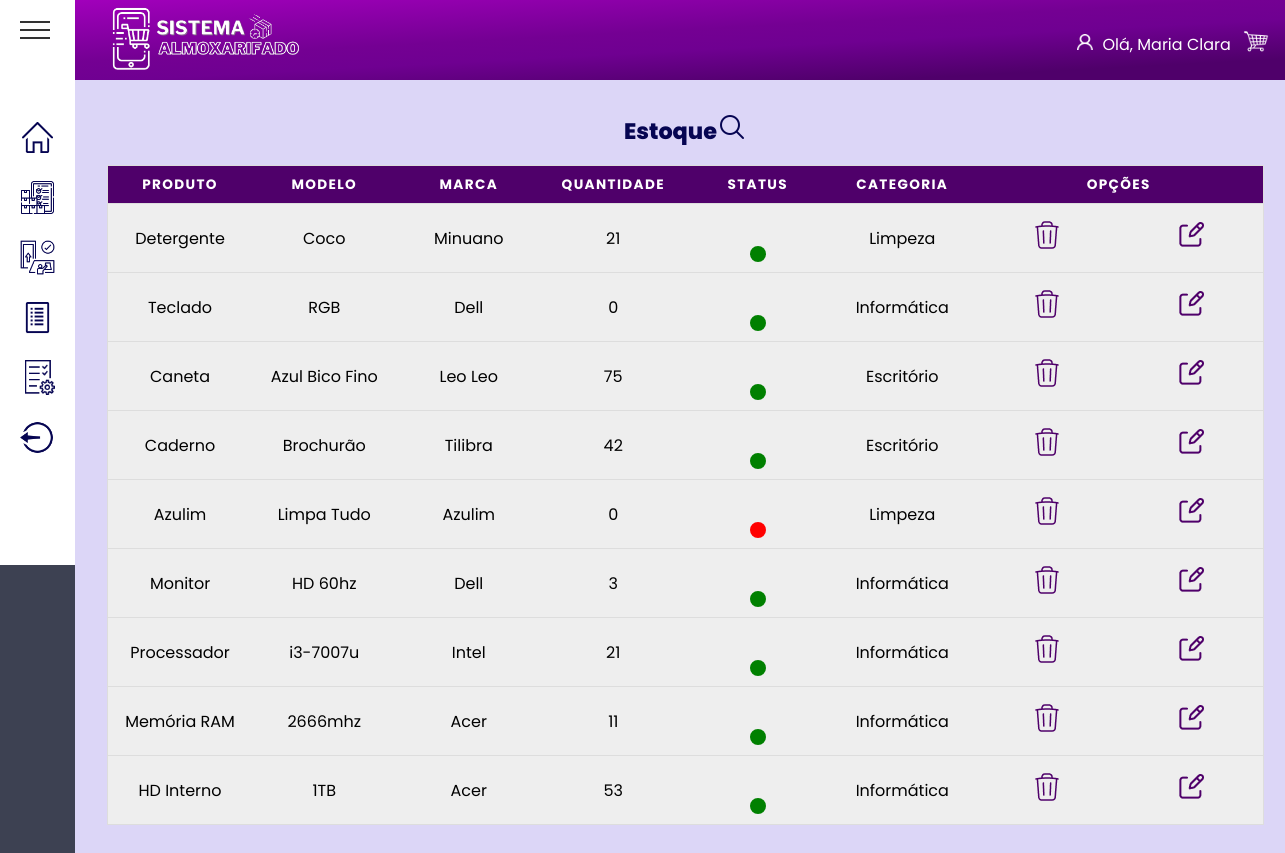
Page /View/Pages/Admin/estoque.php (signed in) on the committed database.
### tables this page shows
create table produtoteste(
  nome_prod varchar (50),
  quantDisp integer,  
  id_categoria integer not null,
  id_disponibilidade integer not null,
  datacaworptura date,
  hora_cadastro TIMESTAMP DEFAULT CURRENT_TIMESTAMP,
  id_marca integer not null,  
  modeloProduto varchar(50),  
  precoProduto double,
  
  id_prod integer auto_increment primary key,
  
  foreign key (id_categoria) references categorias (id_categoria),
  foreign key (id_disponibilidade) references disponibilidade (id_disponibilidade)
);

create table marca(
  id_marca integer auto_increment key,
  descricao varchar(30)
);

create table categorias(
  id_categoria integer auto_increment key,
  descricao varchar(30)
);

### View/Pages/Admin/estoque.php (the view, shortened to what this page needs)
<?php
    include_once dirname(__DIR__, 3) . '/banco.php';
?>
<!DOCTYPE html>
<html lang="pt-BR">
<head>
    <link rel="stylesheet" href="/final_php/assets/template.css">
    <link rel="stylesheet" href="/final_php/assets/global.css">
    <link rel="stylesheet" href="/final_php/assets/estoque.css">
</head>
<body>
    <?php include dirname(__DIR__, 3) . "/template/header.php"; ?>
    <?php include dirname(__DIR__, 3) . "/template/aside.php"; ?>
    <main class="main">
        <div class="container">
            <table>
                <div class="title-box">
                    <h1 class="title"> Estoque</h1>
                    <span class='search'>
                        <a href="./pesquisaItem.php">
                            <img src="/final_php/assets/images/iconSearch.png" class="searchIcon">
                        </a>
                    </span>
                </div>
                <thead>
                    <tr>
                        <th scope="col">Produto</th>
                        <th scope="col">Modelo</th>
                        <th scope="col">Marca</th>
                        <th scope="col">Quantidade</th>
                        <th scope="col">Status</th>
                        <th scope="col">Categoria</th>
                        <th colspan="2"> Opções</th>
                    </tr>
                </thead>
                <tbody>
                    <?php
                    $sql_consulta = mysqli_query($conn, "SELECT * FROM produtoteste");
                    while ($linhas = mysqli_fetch_array($sql_consulta)) { ?>
                    <tr class="tr">
                        <td data-label="Produto"><?= $linhas[0] ?></td>
                        <td data-label="Modelo"><?= $linhas[7] ?></td>
                        <td data-label="Categoria">
                            <?php
                                $consulta_marca = mysqli_query($conn, "SELECT * FROM marca WHERE id_marca = '$linhas[6]'");
                                while ($categoria = mysqli_fetch_array($consulta_marca)) {
                                    echo $categoria['descricao'];
                            }
                            ?>
                        </td>
                        <td data-label="Quantidade"><?= $linhas[1] ?></td>
                        <td data-label="Status" class="status">
                            <?php
                            switch($linhas[3]) {
                                case 1:
                                    echo "<div class='radius statusGreen'></div>";
                                    break;
                                case 2:
                                    echo "<div class='radius statusRed'></div>";
                                    break;
                            }
                        ?>
                        </td>
                        <td data-label="Categoria">
                            <?php
                            $consulta_categoria = mysqli_query($conn, "SELECT * FROM categorias WHERE id_categoria = '$linhas[2]'");
                            while ($categoria = mysqli_fetch_array($consulta_categoria)) {
                                echo $categoria['descricao'];
                            }
                        ?>
                        </td>
                        <td data-label="Ação">
                            <form method="POST" action="atualizarEstoque.php?id_prod=<?= $linhas['id_prod'] ?>">
                                <img src="/final_php/assets/images/iconDelete.png" alt="icone excluir"
                                    onclick="return confirm('Deseja remover esse produto do estoque?')">
                            </form>
                        </td>
                        <td>
                            <a href="./estoqueAtualizar.php?id_prod=<?= $linhas['id_prod'] ?>">
                                <img src="/final_php/assets/images/iconEdit.png">
                            </a>
                        </td>
                    </tr>
                    <?php } ?>
                </tbody>
            </table>
    </main>
</body>
</html>

### template/header.php (shortened to what this page needs)
<header>
  <a href="/home">
    <img src="/final_php/assets/images/logo.png" alt="" />
  </a>
  <div class="details">
    <img class="iconUser" src="/final_php/assets/images/iconUser.png" alt="">
    <p style='color: white;'>Olá, <?php echo $_SESSION['username']?></p>
    <a href="/final_php/carrinho.php">
      <img class="iconCar" src="/final_php/assets/images/carrinho.png" alt="">
    </a>
  </div>
</header>

### template/aside.php (shortened to what this page needs)
<aside>
    <div class="content-aside">
        <div class="navigation">
            <div class="menu-toggle"></div>
            <ul class="list">
                <li class="list-item">
                    <a href="/final_php/View/Pages/Admin/homeAdmin.php">
                        <span class="icon">
                            <img class="iconHome" src="/final_php/assets/images/iconHome.png" alt="">
                        </span>
                        <div class="tooltip">
                        </div>
                    </a>
                </li>
                <li class="list-item">
                    <a href="/final_php/View/Pages/Admin/estoque.php">
                        <span class="icon">
                            <img class="iconInventory" src="/final_php/assets/images/iconInventory.png" alt="">
                        </span>
                        <div class="tooltip">
                        </div>
                    </a>
                </li>
                <li class="list-item">
                    <a href="/final_php/View/Pages/Admin/cadastro.php">
                        <span class="icon">
                            <img class="iconInventory" src="/final_php/assets/images/iconRegister.png" alt="">
                        </span>
                        <div class="tooltip">
                        </div>
                    </a>
                </li>
                <li class="list-item">
                    <a href="/final_php/View/Pages/Admin/listas.php">
                        <span class="icon">
                            <img class="iconInventory" src="/final_php/assets/images/iconList.png" alt="">
                        </span>
                        <div class="tooltip">
                        </div>
                    </a>
                </li>
                <li class="list-item">
                    <a href="/final_php/View/Pages/Admin/requisicoes.php">
                        <span class="icon">
                            <img class="iconInventory" src="/final_php/assets/images/iconRequirements.png" alt="">
                        </span>
                        <div class="tooltip">
                        </div>
                    </a>
                </li>
                <li class="list-item">
                    <a href="/final_php/index.html">
                        <span class="icon">
                            <img class="iconInventory" src="/final_php/assets/images/iconLogout.png" alt="">
                        </span>
                    </a>
                </li>
            </ul>
        </div>
    </div>
</aside>

### assets/template.css (style rules this page uses)
body { overflow: hidden; display: grid; grid-template-columns: 1fr 25fr; grid-template-rows: 80px 1fr 80px; grid-template-areas: "aside header" "aside main" "aside footer"; height: 100vh; background: #DCD6F7; }
.main { grid-area: main; overflow-y: scroll; padding: 0 4rem 0 0; }
header { display: flex; width: 100vw; grid-area: header; justify-content: space-between; padding-inline-end: 5%; align-items: center; gap: 0.3rem; background: rgb(79,0,106); background: linear-gradient(357deg, rgba(79,0,106,1) 17%, rgba(111,0,145,1) 44%, rgba(116,0,147,1) 58%, rgba(161,0,187,1) 100%); }
header img { max-width: 250px; }
.details { display: flex; align-content: center; align-items: center; gap: 0.2rem; }
.details p, .details a { margin-right: 3px; transform: translateY(15%); padding: 0; }
header img { width: 16rem; }
.iconUser { width: 1rem; height: 1rem; margin-right: 0.4em; margin-top: 0.3em; filter: invert(100%) sepia(0%) saturate(7500%) hue-rotate(132deg) brightness(117%) contrast(110%); }
.iconCar { max-width: 1.6rem; margin-right: 1.5em; filter: invert(100%) sepia(10%) saturate(7500%) hue-rotate(132deg) brightness(5000%) contrast(110%); }
.list { padding: 0; margin: 0; text-align: center; }
.list { margin-top: 1.4em; }

### assets/global.css (style rules this page uses)
* { margin: 0; padding: 0; box-sizing: border-box; font-family: "Josefin Sans", sans-serif; }
*, button, input { border: 0; background-color: none; font-size: -apple-system, system-ui, BlinkMacSystemFont, "Segoe UI", Roboto, "Helvetica Neue", Ubuntu, Arial, sans-serif; }
a { text-decoration: none; list-style: none; color: white; }
h1 { text-align: center; }

### assets/estoque.css (style rules this page uses)
.container { padding: 2rem; }
table { flex-direction: column; border: 1px solid black; border-collapse: collapse; margin: 0; padding: 0; width: 100%; table-layout: fixed; }
table tr { background-color: #eee; border: 1px solid #ddd; padding: 0.35em; }
table th, table td { padding: 0.625em; text-align: center; }
table th { font-size: 0.85em; letter-spacing: 0.1em; text-transform: uppercase; background-color: rgb(79,0,106); color: #fff; }
table tbody { width: 100%; }
.status { display: flex; justify-content: center; align-items: center; margin-top: 2rem; }
.radius { border-radius: 50%; width: 1rem; height: 1rem; flex-shrink: 0; }
.statusRed { background-color: red; }
.statusGreen { background-color: green; }
h1 { text-align: center; color: #060552; font-size: 1.4rem; font-weight: 800; }
.title-box { margin-bottom: 1em; display: flex; align-items: center; justify-content: center; }

### template/aside.php (style rules this page uses)
* { margin: 0; padding: 0; box-sizing: border-box; font-family: 'Poppins', sans-serif; }
.content-aside { width: 100%; min-height: 100vh; background: #3d4152; }
.navigation { width: 75px; min-height: 565px; background: #fff; transition: 0.5s; display: flex; justify-content: center; align-items: center; }
.navigation .menu-toggle { position: absolute; top: 0; left: 0; width: 5rem; height: 60px; cursor: pointer; display: flex; justify-content: flex-start; align-items: center; padding: 0 20px; }
.navigation .menu-toggle::before { content: ''; position: absolute; width: 30px; height: 2px; background: #333; transform: translateY(-8px); transition: 0.5s; }
.navigation .menu-toggle::after { content: ''; position: absolute; width: 30px; height: 2px; background: #333; transform: translateY(8px); transition: 0.5s; box-shadow: 0 -8px 0 #333; }
.navigation ul { display: flex; flex-direction: column; width: 100%; }
.navigation ul li { list-style: none; padding: 0 10px; cursor: pointer; transition: 0.5s; }
.navigation ul li a { text-decoration: none; display: flex; justify-content: flex-start; align-items: center; }
.navigation ul li a .icon { position: relative; display: block; min-width: 55px; height: 55px; line-height: 60px; color: #222; border-radius: 10px; font-size: 1.75em; transition: 0.5s; }
.navigation ul li a .icon::before { content: ''; position: absolute; top: 10px; left: 0; width: 100%; height: 100%; border-radius: 10px; background: var(--color); filter: blur(8px); opacity: 0; transition: 0.5s; }
.iconInventory { width: 35px; height: 35px; }
.tooltip { position: relative; display: inline-block; }

### rows in the picture
produtoteste: nome_prod "Detergente", modeloProduto "Coco", quantDisp "21"
marca: descricao "Minuano"
categorias: descricao "Limpeza"
produtoteste: nome_prod "Teclado", modeloProduto "RGB", quantDisp "0"
marca: descricao "Dell"
categorias: descricao "Informática"
produtoteste: nome_prod "Caneta", modeloProduto "Azul Bico Fino", quantDisp "75"
marca: descricao "Leo Leo"
categorias: descricao "Escritório"
produtoteste: nome_prod "Caderno", modeloProduto "Brochurão", quantDisp "42"
marca: descricao "Tilibra"
produtoteste: nome_prod "Azulim", modeloProduto "Limpa Tudo", quantDisp "0"
marca: descricao "Azulim"
produtoteste: nome_prod "Monitor", modeloProduto "HD 60hz", quantDisp "3"
produtoteste: nome_prod "Processador", modeloProduto "i3-7007u", quantDisp "21"
marca: descricao "Intel"
produtoteste: nome_prod "Memória RAM", modeloProduto "2666mhz", quantDisp "11"
marca: descricao "Acer"
produtoteste: nome_prod "HD Interno", modeloProduto "1TB", quantDisp "53"

### other values in the picture
$_SESSION['username'] "Maria Clara"
